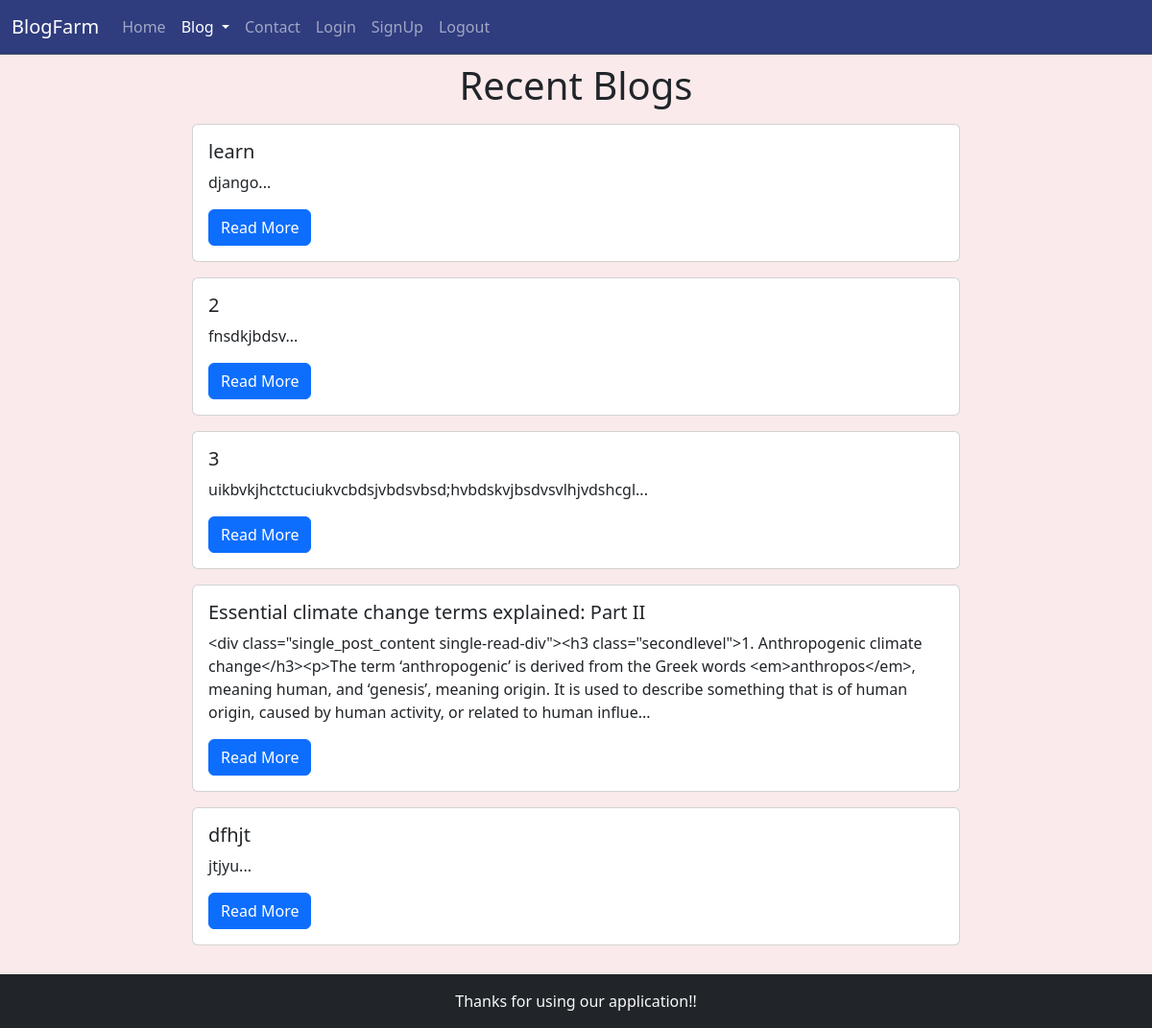
Page /blog on the committed database.
### blog/models.py (models this page shows, shortened)
class Blog(models.Model):
    sno=models.AutoField(primary_key=True)
    title=models.CharField(max_length=200)
    content=models.TextField()
    slug=models.CharField(max_length=200)
    time=models.DateTimeField(auto_now_add=True)

### blog/views.py (the view)
# urls.py: path('', include('blog.urls'))
def blog(request):
    allblogs=Blog.objects.all()
    context={'blogs':allblogs}
    return render(request,'bloghome.html',context)

### templates/bloghome.html (shortened to what this page needs)
{% extends "base.html" %}
{% block blogactive %}active{% endblock blogactive %}
{% block body %}
<h1 class="text-center">Recent Blogs</h1>
{% for i in blogs %}
<div class="card my-3 mx-auto" style="width: 50rem;">
    <div class="card-body">
      <h5 class="card-title">{{i.title}}</h5>
      <p class="card-text">{{i.content|slice:345}}...</p>
      <a href="./blog/{{i.slug}}" class="btn btn-primary">Read More</a>
    </div>
</div>
{% endfor %}
{% endblock body %}

### rows in the picture
Blog: title "learn", content "django"
Blog: title "2", content "fnsdkjbdsv"
Blog: title "3", content "uikbvkjhctctuciukvcbdsjvbdsvbsd;hvbdskvjbsdvsvlhjvdshcgl"
Blog: title "Essential climate change terms explained: Part II", content "<div class=\"single_post_content single-read-div\"><h3 class=\"secondlevel\">1. Anthropogenic climate change</h3><p>The term ‘anthropogenic’ is derived from the Greek words <em>anthropos</em>, meaning human, and ‘genesis’, meaning origin. It is used to describe something that is of human origin, caused by human activity, or related to human influe"
Blog: title "dfhjt", content "jtjyu"
